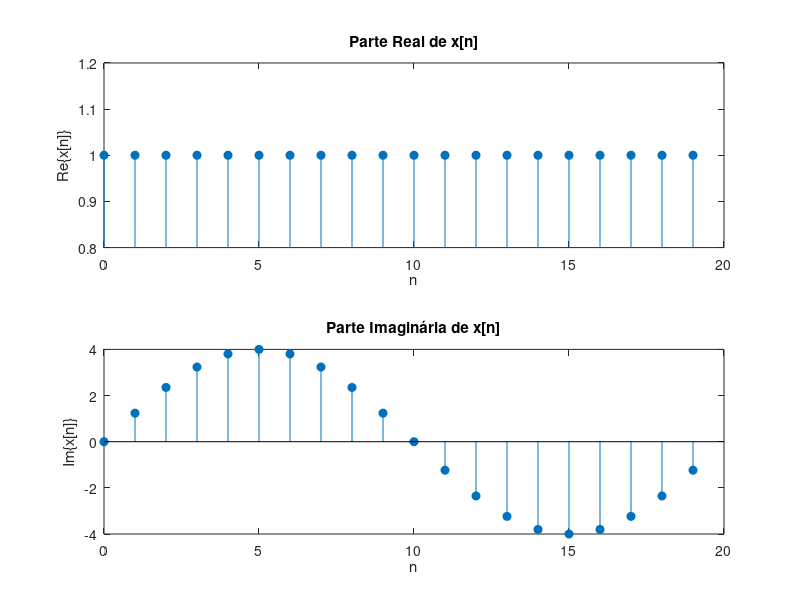
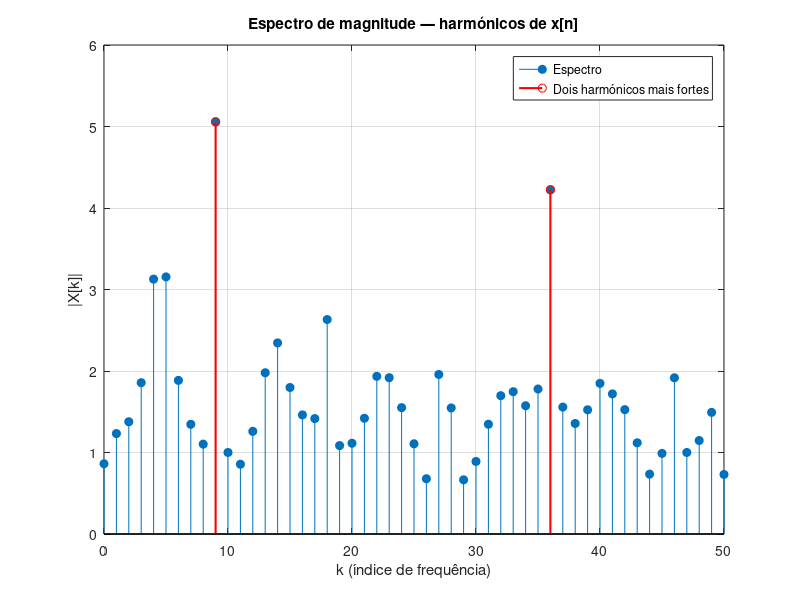
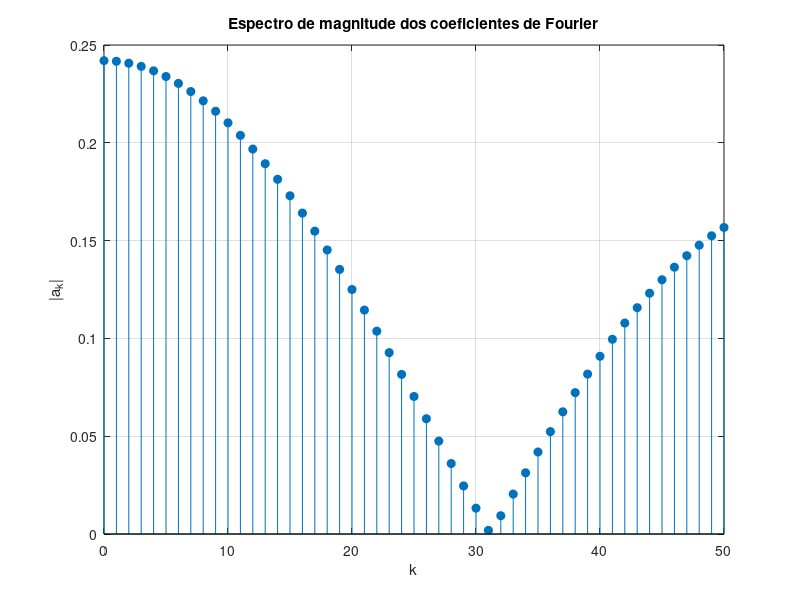
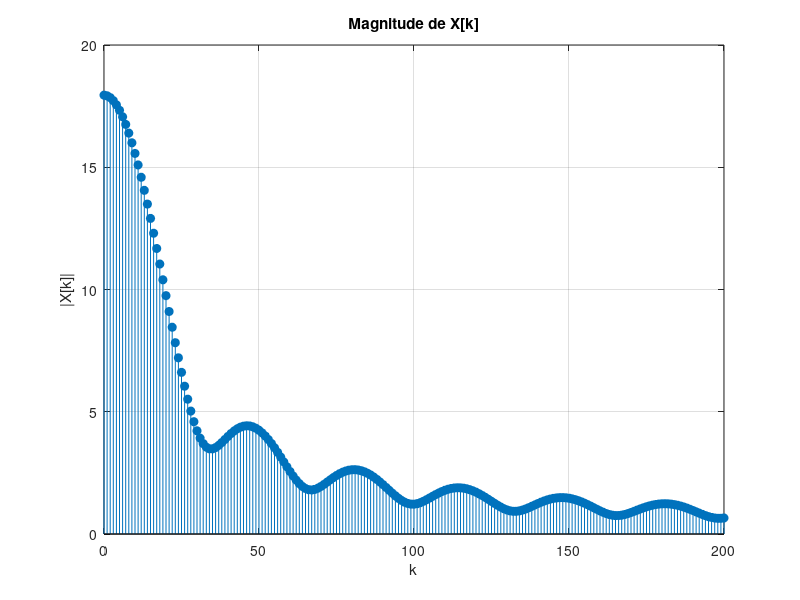

Source code (MATLAB) for these figures, in order: (Note: this script raises an error after producing the figures.)
%% Q1) Mostra a parte real e imaginária de x[n]
clear; clc; close all;
N = 20; n = 0:N-1; % EDITAR
% Coeficientes de Fourier
a0 = 1; a1 = 2; am1 = -2; % EDITAR

% Reconstrução direta - vem da definição da série de Fourier (Aula 1)
x = a0 + a1*exp(1j*2*pi/20*n) + am1*exp(-1j*2*pi/20*n); % EDITAR

XR = real(x); XI = imag(x);

% Exibição
figure; subplot(2,1,1);
stem(n, XR, 'filled');
ylim([min(XR)-0.2, max(XR)+0.2]);
xlabel('n'); ylabel('Re\{x[n]\}'); title('Parte Real de x[n]');

subplot(2,1,2);
stem(n, XI, 'filled');
xlabel('n'); ylabel('Im\{x[n]\}'); title('Parte Imaginária de x[n]');
%% Q2) Dois harmónicos mais fortes
clear; clc; close all;
% Parâmetros
N = 100; % EDITAR
n = 0:N-1;
% Sinal: evitar tangente indefinida com modulação no domínio
x = abs(tan(mod(3*n, pi))) - abs(tan(mod(2*n, pi))); % EDITAR

% FFT e espectro de módulo
X = fft(x, N);
M = abs(X)/N;
M_single = M(1:N/2+1);
% Corrigir para duplicação correta da amplitude (exceto DC e Nyquist)
if mod(N,2)==0
    M_single(2:end-1) = 2*M_single(2:end-1);
else
    M_single(2:end) = 2*M_single(2:end);
end
% Índices de frequência
k = 0:N/2;
% Ordenar por magnitude para identificar os dois harmónicos mais fortes
[M_sorted, idx] = sort(M_single, 'descend');
% Selecionar os dois mais fortes (ignorando DC se necessário)
if idx(1) == 1
    strongest = idx(2:3);
else
    strongest = idx(1:2);
end

% Plots
figure;
stem(k, M_single, 'filled');
xlabel('k (índice de frequência)');
ylabel('|X[k]|');
title('Espectro de magnitude — harmónicos de x[n]');
grid on;

% Destaque dos dois harmónicos mais fortes
hold on;
stem(k(strongest), M_single(strongest), 'r', 'LineWidth', 1.5);
legend('Espectro','Dois harmónicos mais fortes');

%% Q3) Mostra os valores dos coeficientes, alterar Kmax consoante necessário
% Parâmetros do sinal
clear; clc; close all;
N = 500;                      % EDITAR - Período do sinal, x[n]
n_support = -5:5;             % EDITAR - Índices onde x[n] é não nulo
x_support = n_support.^2 + 1; % EDITAR - Definição do sinal em n
% Número de harmónicos a calcular
Kmax = 50; % EDITAR - Valor de k
ak = zeros(1, Kmax+1);        % Armazena a_k para k = 0 a Kmax

% Cálculo dos coeficientes de Fourier
for k = 0:Kmax
    soma = 0;
    for i = 1:length(n_support)
        n = mod(n_support(i), N);  % Ajusta n para [0,N-1]
        soma = soma + x_support(i) * exp(-1j*2*pi*k*n/N);
    end
    ak(k+1) = soma / N;
end

% Espectro de magnitude
figure;
stem(0:Kmax, abs(ak), 'filled');
xlabel('k'); ylabel('|a_k|');
title('Espectro de magnitude dos coeficientes de Fourier');
grid on;

% Identificação dos dois harmónicos mais fortes
[sorted_vals, idx] = sort(abs(ak), 'descend');
top2 = idx(1:2) - 1;  % Converter para valores reais de k
disp(['Dois harmónicos mais fortes: k = ', num2str(top2)]);
%% Q4) Para visualizar as magnitudes de |X[k]| e identificar os respetivos valores
clear; clc; close all;
a = 0.96;
Nsig = 31;
n = 0:Nsig-1;
x = a.^n;

Nfft = 1024;
X = fft(x, Nfft);
M = abs(X);

% Encontrar os dois maiores picos
[M_sorted, idx] = sort(M, 'descend');
k1 = idx(1) - 1;       % pico máximo
k2 = idx(2) - 1;       % segundo pico máximo
val1 = M_sorted(1);
val2 = M_sorted(2);

% Exibir resultados
fprintf('Maior pico:       k = %d, |X[k]| = %.4f\n', k1, val1);
fprintf('Segundo maior pico: k = %d, |X[k]| = %.4f, confirmar no gráfico (ATENÇÃO: Depende da onda)\n', k2, val2);

% (Opcional) Visualização parcial
figure;
stem(0:200, M(1:201), 'filled');
xlabel('k'); ylabel('|X[k]|');
title('Magnitude de X[k]');
grid on;
%% Q5) Devolve 
% o valor de um determinado |X[k]| = re + img
% módulo/valor absoluto
% angulo
clear; clc; close all;
% Parâmetros
Nfft = 512; % EDITAR
k = 10; % EDITAR
n0 = 4; % EDITAR

% Criar janela triangular x[n] centrada em n
x = [1:9, 8:-1:1]; % EDITAR
n = -8:8; % EDITAR

% Sinal deslocado: x[n - n0] ↔ inserir x em posição n0-8:n0+8
x_shifted = zeros(1, Nfft);
n_shifted = mod(n + n0, Nfft);  % deslocamento circular com wrap-around

% Preencher x_shifted com valores deslocados
x_shifted(n_shifted + 1) = x;

% Calcular DFT
X = fft(x_shifted, Nfft);

% Obter X[10]
X10 = X(k + 1);   % lembre-se que MATLAB é indexado a partir de 1

% Mostrar resultado
fprintf('Com n0 = %d:\n', n0);
fprintf('X[10] = %.4f + j%.4f\n', real(X10), imag(X10));
fprintf('|X[10]| = %.4f\n', abs(X10));
fprintf('Ângulo (radianos) = %.4f\n', angle(X10));

% (opcional) visualizar magnitude de X[k]
% figure;
% stem(0:50, abs(X(1:51)), 'filled');
% xlabel('k'); ylabel('|X[k]|');
% title('Magnitude parcial de X[k]');
%% Q6) Parte real, impar  e par de um x
clc; clear; close all;
% Definição do sinal
N = 32; % EDITAR
n = 0:N-1; % EDITAR
x = cos(n*2*pi/5) + sin(n*2*pi/17); % EDITAR

% Construção de x[-n mod N]
idx = mod(-n, N) + 1;  % Índices para x[-n mod N] % EDITAR
x_inv = x(idx);

% Parte par e ímpar
x_e = 0.5 * (x + x_inv);
x_o = 0.5 * (x - x_inv);

% Gráficos
figure;

subplot(3,1,1);
stem(n, x, 'k', 'filled');
title('x[n]');
xlabel('n'); ylabel('Amplitude');

subplot(3,1,2);
stem(n, x_e, 'b', 'filled');
title('Parte Par x_e[n]');
xlabel('n'); ylabel('Amplitude');

subplot(3,1,3);
stem(n, x_o, 'r', 'filled');
title('Parte Ímpar x_o[n]');
xlabel('n'); ylabel('Amplitude');
%% Q7)
clc; clear; close all;
% à mão:
% x[n] = cos(2*pi*784/400n) = cos(2pi*1.96*n)
% Sofre aliasing porque f_0 = 784Hz > fs=400Hz
% Portanto falias=|784-2*400| =16Hz
% fnorm=16/400=1/25
% Então x[n]=cos(2pi*1/25n)=cos(pi*(2/25)n-w) 
% Atenção: O sinal original tinha fase 0, mas foi refletido. 
% Esse reflexo inverte a fase constante, daí -w
%% Q8) Interpolação
clc; clear; close all;
% Sinal original
x = [2, -1, 1, 0, 1]; % EDITAR
% Fator de interpolação
L = 10; % EDITAR
% Ordem do filtro (N = 100 ⇒ comprimento = 101)
N = 100; % EDITAR
% Filtro FIR passa-baixo ideal com ganho 10
h = fir1(N, 1/L) * L;
% Interpolação (upfirdn cuida do zero-insertion + filtragem)
y = upfirdn(x, h, L, 1);
% Compensar atraso do filtro (linear phase, atraso = N/2)
delay = N/2;
% Amostra em n = 45 (corrigindo pelo atraso do filtro)
n = 45; % EDITAR
y45 = y(n + 1 + delay);  % +1 por indexing MATLAB, +delay por alinhamento
% Resultado
fprintf('Amostra interpolada em n = %d: %.4f\n', n, y45);
%% Q9) Módulo da resposta em frequência do sistema LTI gráfico
clc; clear; close all;
% Definição dos coeficientes
b = [2, -2, 3]; % numerador
a = [1, -4/5, 16/25, 3/25]; % denominador

% Avaliação em uma grade de frequências normalizadas [0, π]
omega = linspace(0, pi, 1024);
H = freqz(b, a, omega);

% Módulo
magH = abs(H);

% Plot
figure;
plot(omega/pi, magH, 'LineWidth', 1.5);
grid on;
xlabel('Frequência normalizada \omega / \pi');
ylabel('|H(e^{j\omega})|');
title('Módulo da resposta em frequência do sistema LTI');

%% Q10) Calcular um x[n] com base na transformada de Z
clc; clear; close all;
% Polos e resíduos
b = 1; % numerador
a = [1, -5/2, 1]; % EDITAR - e.i. denominador 1 - (5/2)z^(-1) + z^(-2)
[r, p, ~] = residuez(b, a);

% resíduos e polos
r1 = r(1); p1 = p(1);   % corresponde a termo 1
r2 = r(2); p2 = p(2);   % corresponde a termo 2

% Queremos x[-1]:
n = -1; % EDITAR
x_n = r1 * p1^n * (n < 0) + r2 * p2^n * (n >= 0);
disp(['x[-1] = ', num2str(x_n)]);

x_rational = sym(x_n);             % converte para fração simbólica
disp(['x[-1] = ', char(x_rational)]);
